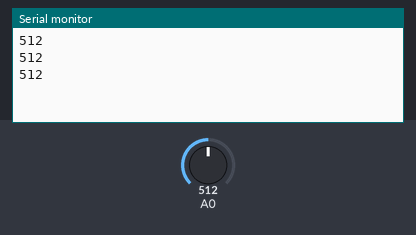
A sketch run on a simulated Arduino Uno, built with avr-gcc and run on an emulated ATmega328P. On the bench: the last lines printed to the serial monitor. The inputs (shaded band) are chosen by the test bench; at power-on: A0 = 512.

Above: at 1.3 s.
1.4 s: A0 set to 716
At 1.9 s:
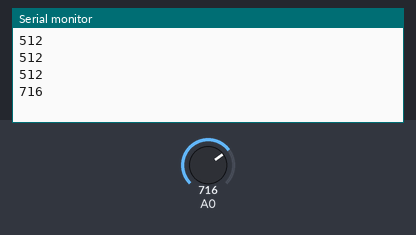
2.9 s: A0 set to 900
At 3.4 s:
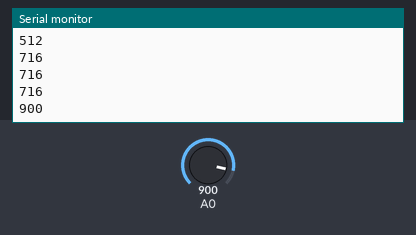
Timing chart, 0 to 5.9 s (numbered marks = the images above; inputs shaded):
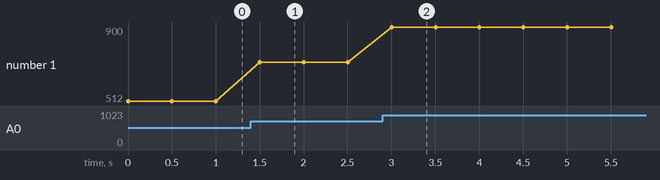

The sketch:

ADC_normal.ino
```cpp
void setup() {
/*
UCSR0B=0;UCSR0A=0;UCSR0C=0;
UCSR0B|=0b00011000;
UCSR0C|=0b00000110;
UBRR0=8;
*/
Serial.begin(115200);
ADCSRA=0;ADMUX=0;
ADMUX|=0b01000000;//canal=ADC0, Vref=AVcc
ADCSRA|=0b10000111;//ADC enable, prescaler=128
}

void loop() {
ADCSRA|=0b01000000;
while(ADCSRA&0b01000000);
Serial.println(ADC);
delay(500);
}
```

Measured:
- after the input at 1.4 s, the serial monitor: prints a new line after 0.10 s (image 1)
- after the input at 2.9 s, the serial monitor: prints a new line after 0.10 s (image 2)
- plotted number 1: 512 → 716 after the input at 1.4 s, 716 → 900 after the input at 2.9 s
